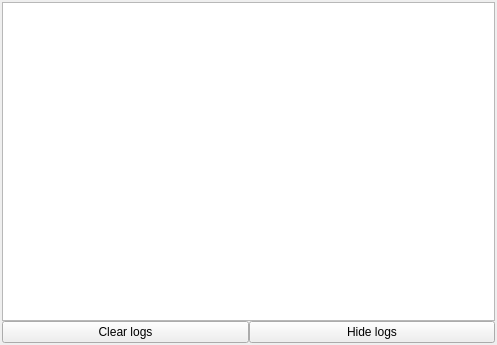
<?xml version="1.0" encoding="UTF-8"?>
<ui version="4.0">
 <class>LogWindow</class>
 <widget class="QWidget" name="LogWindow">
  <property name="geometry">
   <rect>
    <x>0</x>
    <y>0</y>
    <width>497</width>
    <height>345</height>
   </rect>
  </property>
  <property name="sizePolicy">
   <sizepolicy hsizetype="Ignored" vsizetype="Ignored">
    <horstretch>0</horstretch>
    <verstretch>0</verstretch>
   </sizepolicy>
  </property>
  <property name="windowTitle">
   <string>Log window</string>
  </property>
  <layout class="QVBoxLayout" name="verticalLayout_2">
   <property name="spacing">
    <number>0</number>
   </property>
   <property name="margin">
    <number>2</number>
   </property>
   <item>
    <layout class="QGridLayout" name="gridLayout">
     <property name="sizeConstraint">
      <enum>QLayout::SetDefaultConstraint</enum>
     </property>
     <item row="0" column="0" colspan="2">
      <widget class="QPlainTextEdit" name="logQPlainTextEdit">
       <property name="sizePolicy">
        <sizepolicy hsizetype="Expanding" vsizetype="Expanding">
         <horstretch>1</horstretch>
         <verstretch>1</verstretch>
        </sizepolicy>
       </property>
       <property name="baseSize">
        <size>
         <width>1</width>
         <height>1</height>
        </size>
       </property>
       <property name="lineWrapMode">
        <enum>QPlainTextEdit::NoWrap</enum>
       </property>
       <property name="readOnly">
        <bool>true</bool>
       </property>
      </widget>
     </item>
     <item row="1" column="0">
      <widget class="QPushButton" name="clearLogsButton">
       <property name="text">
        <string>Clear logs</string>
       </property>
      </widget>
     </item>
     <item row="1" column="1">
      <widget class="QPushButton" name="hideButton">
       <property name="sizePolicy">
        <sizepolicy hsizetype="Minimum" vsizetype="Minimum">
         <horstretch>1</horstretch>
         <verstretch>0</verstretch>
        </sizepolicy>
       </property>
       <property name="text">
        <string>Hide logs</string>
       </property>
      </widget>
     </item>
    </layout>
   </item>
  </layout>
 </widget>
 <resources/>
 <connections/>
</ui>
